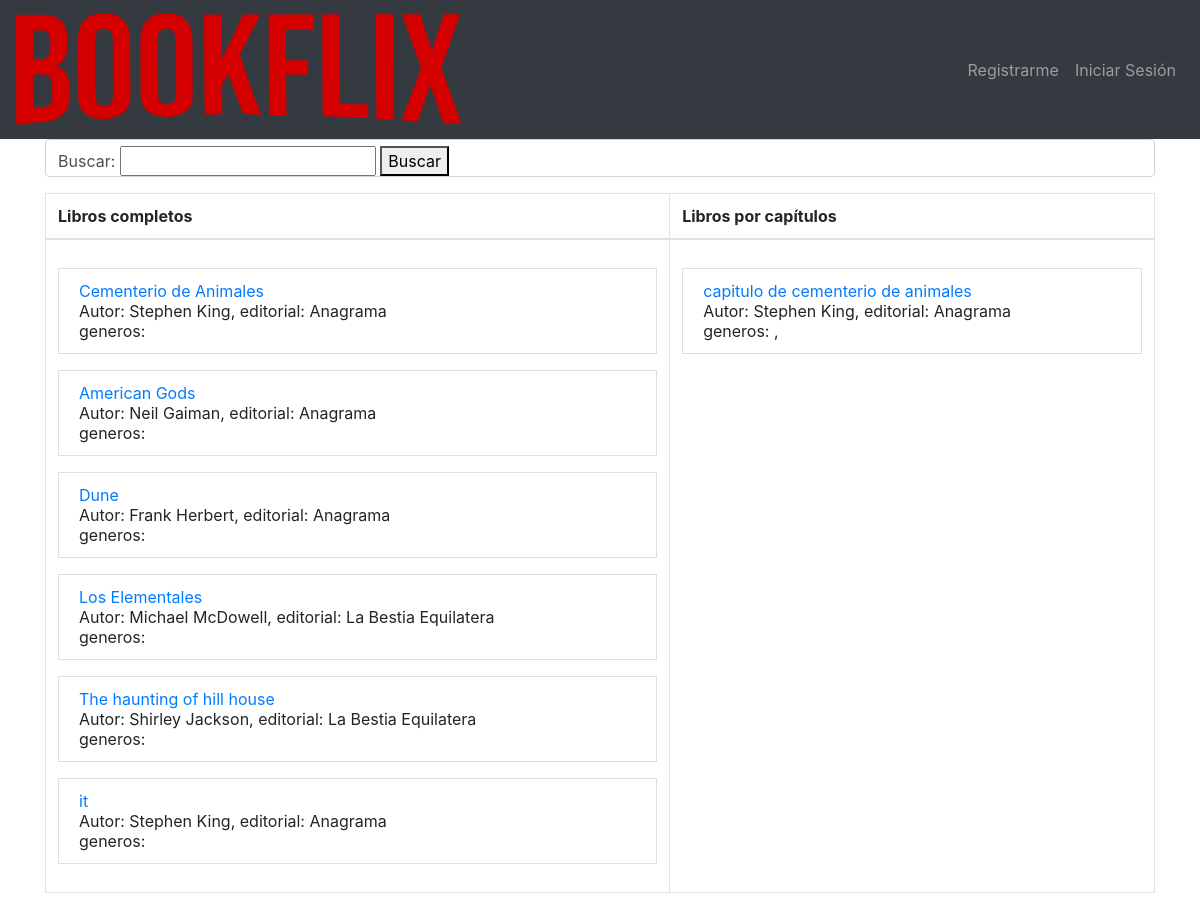
The page /buscar/ on the database its author committed.
### appBookflix/models.py (models this page shows, shortened)
class Libro (models.Model):
    isbn = models.CharField( max_length=16,primary_key=True, validators =[validateIsbn,validateIsbnNum],default='')
    titulo= models.CharField(('titulo'),max_length=100)
    descripcion = models.TextField(('descripcion'), blank=True, null=True)
    portada= models.ImageField(('portada'), upload_to='portadas_libros', height_field=None, width_field=None, max_length=None, )
    autor= models.ForeignKey(Autor,on_delete=models.CASCADE, verbose_name="autor")
    genero = models.ManyToManyField(Genero, verbose_name="generos")
    editorial = models.ForeignKey(Editorial, on_delete=models.CASCADE)
    mostrar_en_home= models.BooleanField(default=False)
    on_normal = models.BooleanField("ver en normal", default=False)
    on_premium = models.BooleanField("ver en premium",default=False)
    pdf = models.FileField(upload_to='pdf', blank=True, null=True)   #por si en un futuro hacemos que se guarde en la base de datos
    class Meta:
        verbose_name = "Libro"
        verbose_name_plural = "Libros"

class Autor (models.Model):
    nombre= models.CharField(max_length=50, blank=True, null=True)
    apellido= models.CharField(max_length=50, blank=True, null=True)
    descripcion = models.TextField("descripcion",blank=True, null=True)
    created_date = models.DateTimeField("fecha de creación", default=timezone.now)
    def __str__(self):
        return "%s %s" %(self.nombre, self.apellido)
    class Meta:
        verbose_name = "Autor"
        verbose_name_plural = "Autores"

class Editorial(models.Model):
    name= models.CharField("Nombre", max_length=50, primary_key=True)
    descripcion = models.TextField("descripcion",blank=True, null=True)
    email = models.EmailField( max_length=254, blank=True, null=True)
    created_date = models.DateTimeField("",default=timezone.now)
    def __str__(self):
        return self.name
    class Meta:
        verbose_name = "Editorial"
        verbose_name_plural = "Editoriales"

class BookByChapter(models.Model):
    isbn = models.CharField( max_length=16, unique=True, validators =[validateIsbnPorCapitulo, validateIsbnNum], )
    title = models.CharField(('titulo'), max_length=50)
    cant_chapter = models.IntegerField('Cantidad de capitulos', default = 1)
    description = models.TextField(('descripcion'), blank=True, null=True)
    image= models.ImageField("imagen", upload_to='portadas_libros', height_field=None, width_field=None, max_length=None, )
    author= models.ForeignKey(Autor, on_delete=models.CASCADE, verbose_name="autor")
    genders = models.ManyToManyField(Genero, verbose_name="generos")
    editorial = models.ForeignKey(Editorial, on_delete=models.CASCADE)
    mostrar_en_home= models.BooleanField(default=False)
    on_normal = models.BooleanField("ver en normal", default=False)
    on_premium = models.BooleanField("ver en premium",default=False)
    class Meta:
        verbose_name = "Libro por capítulo"
        verbose_name_plural = "Libro por capítulos"

class Genero (models.Model):
    nombre = models.CharField(max_length=50, blank=True, null=True)
    descripcion = models.TextField(("descripcion"),blank=True, null=True)
    created_date = models.DateTimeField(("fecha de creación"), default=timezone.now)
    class Meta:
        verbose_name = "Género"
        verbose_name_plural = "Géneros"

### appBookflix/views.py (the view)
# urls.py: path('buscar/',buscar, name="buscar"),
def buscar(request):
    context={ }
    if request.POST:
        form= BuscarForm(request.POST)
        if form.is_valid():
            def buscar_por_autor(query):
                autores = Autor.objects.filter(nombre__icontains=query)
                autores2 = Autor.objects.filter(apellido__icontains=query)
                result = []
                for autor in autores:
                    result = result + list(Libro.objects.filter(autor=autor, mostrar_en_home=True))
                for autor in autores2:
                    result = result + list(Libro.objects.filter(autor=autor, mostrar_en_home=True))
                return result
            def buscar_por_genero(query):
                generos = Genero.objects.filter(nombre__icontains=query)
                result = []
                for genero in generos:
                    result = result + list(Libro.objects.filter(genero=genero, mostrar_en_home=True))
                return result
            def buscar_por_editorial(query):
                editoriales = Editorial.objects.filter(name__icontains=query)
                result = []
                for editorial in editoriales:
                    result = result + list(Libro.objects.filter(editorial=editorial, mostrar_en_home=True))
                return result
            def buscar_por_titulo(query):
                result = Libro.objects.filter(titulo__icontains=query)
                return result
            def buscar_por_autorCap(query):
                autores = Autor.objects.filter(nombre__icontains=query)
                autores2 = Autor.objects.filter(apellido__icontains=query)
                result = []
                for autor in autores:
                    result = result + list(BookByChapter.objects.filter(autor=autor, mostrar_en_home=True))
                for autor in autores2:
                    result = result + list(BookByChapter.objects.filter(autor=autor, mostrar_en_home=True))
                return result
            def buscar_por_generoCap(query):
                generos = Genero.objects.filter(nombre__icontains=query)
                result = []
                for genero in generos:
                    result = result + list(BookByChapter.objects.filter(genders=genero, mostrar_en_home=True))
                return result
            def buscar_por_editorialCap(query):
                editoriales = Editorial.objects.filter(name__icontains=query)
                result = []
                for editorial in editoriales:
                    result = result + list(BookByChapter.objects.filter(editorial=editorial, mostrar_en_home=True))
                return result
            def buscar_por_tituloCap(query):
                result = BookByChapter.objects.filter(title__icontains=query, mostrar_en_home=True)
                return result
            def buscar_por_isbn(query):
                result = Libro.objects.filter(isbn=query, mostrar_en_home=True)
                return result
            def buscar_por_isbnCap(query):
                result = BookByChapter.objects.filter(isbn=query, mostrar_en_home=True)
                return result
            palabra= form.cleaned_data['buscar']
            query= str(palabra).split(' ')
            allBook = Libro.objects.filter(mostrar_en_home = True)
            AllBookCap= BookByChapter.objects.filter(mostrar_en_home = True)
            results=set()
            resultsCap=set()
            for palabra in query:
                resultsAutor = set(allBook) & set(buscar_por_autor(palabra))
                resultsGenero =  set(allBook)  & set(buscar_por_genero(palabra))
                resultsTitulo =  set(allBook)  & set(buscar_por_titulo(palabra))
                resultsEditorial = set(allBook)  & set(buscar_por_editorial(palabra))
                resultsIsbn= set(allBook) & set(buscar_por_isbn(palabra))
                results= results | (resultsAutor | resultsGenero | resultsTitulo | resultsEditorial | resultsIsbn)
                resultsAutor = set(AllBookCap) & set(buscar_por_autorCap(palabra))
                resultsGenero = set(AllBookCap) & set(buscar_por_generoCap(palabra))
                resultsTitulo = set(AllBookCap) & set(buscar_por_tituloCap(palabra))
                resultsEditorial = set(AllBookCap) & set(buscar_por_editorialCap(palabra))
                resultsIsbn= set(AllBookCap) & set(buscar_por_isbnCap(palabra))
                resultsCap= resultsCap | (resultsAutor | resultsGenero | resultsTitulo | resultsEditorial | resultsIsbn)
            context['libros']= set(results)
            context['librosCap']= set(resultsCap)
    else:
        context['libros']= Libro.objects.all()
        context['librosCap']= BookByChapter.objects.all()
    form=BuscarForm()
    context['form']= form
    return render(request, "appBookflix/buscar.html", context)

### appBookflix/forms.py
class BuscarForm(forms.Form):
    buscar= forms.CharField(max_length=100)

### appBookflix/templates/appBookflix/buscar.html (shortened to what this page needs)
{% include "appBookflix/navbar.html" %}
<div class="container">
<form method="post" input class="form-control" id="listSearch" type="text" placeholder="" >
{%for field in form%}
  {{field.label_tag}}
  {{field}}
{%endfor%}
    <button type="submit">Buscar</button>
  </form>
<table class="table table-bordered">
    <tr>
     <thead>
    <tr>
      <th scope="col">Libros completos</th>
      <th scope="col">Libros por capítulos</th>
    </tr>
    </thead>
    <tbody>
    <tr>
      <td>
       {% if libros%}
            {%for libro in libros%}
              <p><li class="list-group-item"> <a href="/leer_libro/{{libro.isbn}}"> {{ libro.titulo}} </a> <br> Autor: {{libro.autor}}, editorial: {{libro.editorial}} <br>
              generos: {%for gen in libro.genders.all%} {{gen.name}} , {% endfor%} </li>
              </p>
            {%endfor %}
          {%endif%}
      </td>
      <td>
           {% if librosCap%}
            {%for libro in librosCap%}
            <p><li class="list-group-item"> <a href="/libro_capitulo/{{libro.isbn}}"> {{ libro.title}} </a> <br> Autor: {{libro.author}}, editorial: {{libro.editorial}} <br>
              generos: {%for gen in libro.genders.all%} {{gen.name}} , {% endfor%}</li>
              </p>
            {%endfor %}
          {%endif%}
      </td>
</table>
</div>

### rows shown on the page
Libro: titulo "Cementerio de Animales", autor "Stephen King", editorial "Anagrama"
Libro: titulo "American Gods", autor "Neil Gaiman", editorial "Anagrama"
Libro: titulo "Dune", autor "Frank Herbert", editorial "Anagrama"
Libro: titulo "Los Elementales", autor "Michael McDowell", editorial "La Bestia Equilatera"
Libro: titulo "The haunting of hill house", autor "Shirley Jackson", editorial "La Bestia Equilatera"
Libro: titulo "it", autor "Stephen King", editorial "Anagrama"
BookByChapter: title "capitulo de cementerio de animales", author "Stephen King", editorial "Anagrama"

### other values the page prints
{{ field.label_tag }} "Buscar:"
